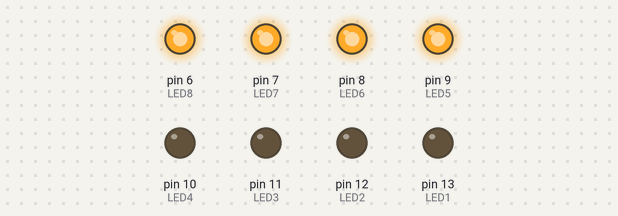
A sketch run on a simulated Arduino Uno, built with avr-gcc and run on an emulated ATmega328P. On the bench: output pins drawn as LEDs (lit = HIGH).

Above: at 0.15 s.
At 5.32 s:
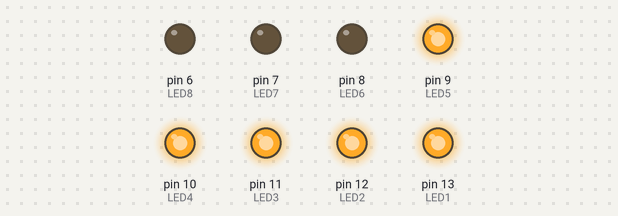
At 10.18 s:
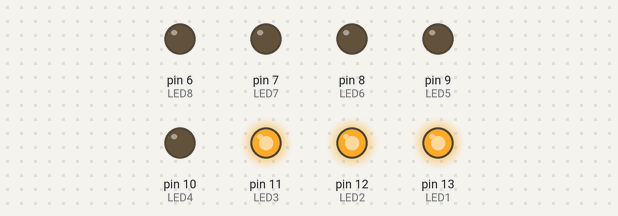
At 19.88 s:
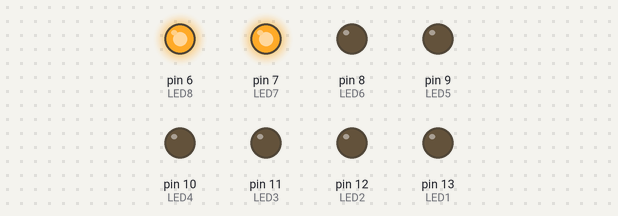
At 29.6 s:
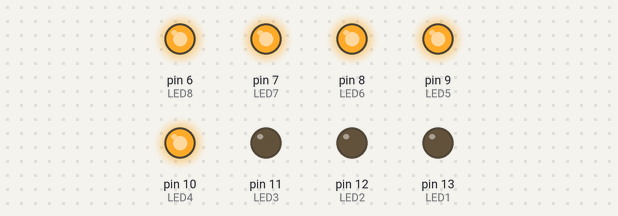
At 39.62 s:
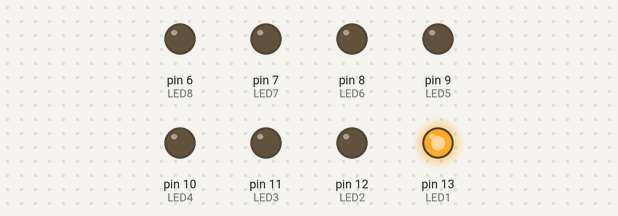
Timing chart, 0 to 39.9 s (numbered marks = the images above):
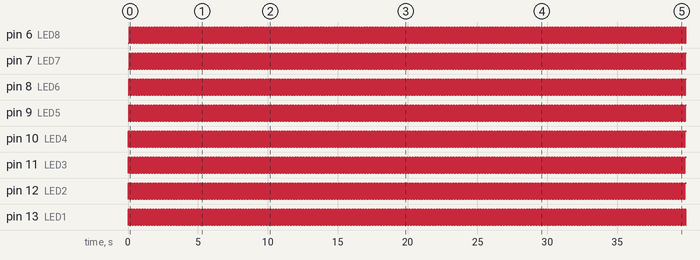

The sketch:

belajar-lampu-lalu-lintas.ino
```cpp
int LED1 = 13;
int LED2 = 12;
int LED3 = 11;
int LED4 = 10;
int LED5 = 9;
int LED6 = 8;
int LED7 = 7;
int LED8 = 6;

void setup() {
   pinMode (LED1, OUTPUT);
   pinMode (LED2, OUTPUT);
   pinMode (LED3, OUTPUT);
   pinMode (LED4, OUTPUT);
   pinMode (LED5, OUTPUT);
   pinMode (LED6, OUTPUT);
   pinMode (LED7, OUTPUT);
   pinMode (LED8, OUTPUT);
}

void loop() {
  digitalWrite(LED1, HIGH);  // turn on LED1
  delay(10);                // wait for 200ms
  digitalWrite(LED2, HIGH);  // turn on LED2
  delay(15);                // wait for 200ms
  digitalWrite(LED3, HIGH);  // turn on LED3
  delay(10);                // wait for 200ms
  digitalWrite(LED4, HIGH);  // turn on LED4
  delay(15);                // wait for 200ms
  digitalWrite(LED5, HIGH);  // turn on LED5
  delay(10);                // wait for 200ms
  digitalWrite(LED6, HIGH);  // turn on LED6
  delay(15);                   // wait for 200ms
  digitalWrite(LED7, HIGH);  // turn on LED7
  delay(10);                 // wait for 200ms
  digitalWrite(LED8, HIGH);  // turn on LED8
  delay(15);                 // wait for 200ms
  digitalWrite(LED1, LOW);   // turn of LED1
  delay(15);                 // wait for 300ms
  digitalWrite(LED2, LOW);   // turn of LED2
  delay(10);                // wait for 300ms
  digitalWrite(LED3, LOW);   // turn of LED3
  delay(15);                // wait for 300ms
  digitalWrite(LED4, LOW);   // turn of LED4
  delay(10);                //wait for 300ms
  digitalWrite(LED5, LOW);  // turn of LED5
  delay(15);                // WAIT FOR 300ms
  digitalWrite(LED6, LOW);  // turn of LED6
  delay(10);                // WAIT FOR 300ms
  digitalWrite(LED7, LOW);  // turn of LED7
  delay(10);                // WAIT FOR 300ms
   digitalWrite(LED8, LOW);  // turn of LED8
  delay(10);                // WAIT FOR 300ms

}
```

Measured:
- by itself, pin 6 (LED8), pin 7 (LED7), pin 9 (LED5), pin 11 (LED3), pin 13 (LED1): alternates HIGH for 0.10 s and LOW for 0.10 s
- by itself, pin 8 (LED6), pin 10 (LED4), pin 12 (LED2): alternates HIGH for 0.11 s and LOW for 0.09 s
- by itself, everything shown: repeats every 2.7 s, in 9 steps
